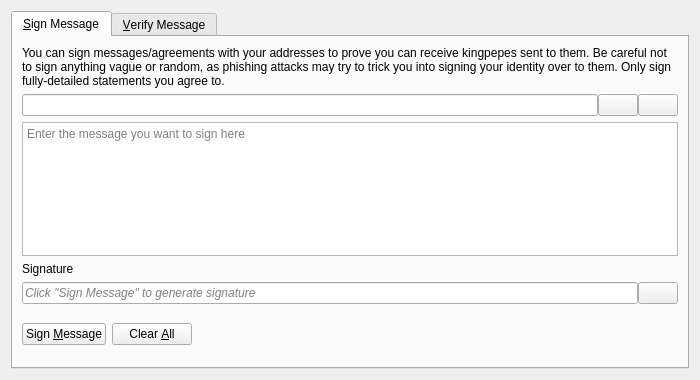
<?xml version="1.0" encoding="UTF-8"?>
<ui version="4.0">
 <class>SignVerifyMessageDialog</class>
 <widget class="QDialog" name="SignVerifyMessageDialog">
  <property name="geometry">
   <rect>
    <x>0</x>
    <y>0</y>
    <width>700</width>
    <height>380</height>
   </rect>
  </property>
  <property name="windowTitle">
   <string>Signatures - Sign / Verify a Message</string>
  </property>
  <property name="modal">
   <bool>true</bool>
  </property>
  <layout class="QVBoxLayout" name="verticalLayout">
   <item>
    <widget class="QTabWidget" name="tabWidget">
     <property name="currentIndex">
      <number>0</number>
     </property>
     <widget class="QWidget" name="tabSignMessage">
      <attribute name="title">
       <string>&amp;Sign Message</string>
      </attribute>
      <layout class="QVBoxLayout" name="verticalLayout_SM">
       <item>
        <widget class="QLabel" name="infoLabel_SM">
         <property name="text">
          <string>You can sign messages/agreements with your addresses to prove you can receive kingpepes sent to them. Be careful not to sign anything vague or random, as phishing attacks may try to trick you into signing your identity over to them. Only sign fully-detailed statements you agree to.</string>
         </property>
         <property name="textFormat">
          <enum>Qt::PlainText</enum>
         </property>
         <property name="wordWrap">
          <bool>true</bool>
         </property>
        </widget>
       </item>
       <item>
        <layout class="QHBoxLayout" name="horizontalLayout_1_SM">
         <property name="spacing">
          <number>0</number>
         </property>
         <item>
          <widget class="QValidatedLineEdit" name="addressIn_SM">
           <property name="toolTip">
            <string>The Kingpepe address to sign the message with</string>
           </property>
          </widget>
         </item>
         <item>
          <widget class="QPushButton" name="addressBookButton_SM">
           <property name="toolTip">
            <string>Choose previously used address</string>
           </property>
           <property name="text">
            <string/>
           </property>
           <property name="icon">
            <iconset resource="../kingpepe.qrc">
             <normaloff>:/icons/address-book</normaloff>:/icons/address-book</iconset>
           </property>
           <property name="shortcut">
            <string>Alt+A</string>
           </property>
           <property name="autoDefault">
            <bool>false</bool>
           </property>
          </widget>
         </item>
         <item>
          <widget class="QPushButton" name="pasteButton_SM">
           <property name="toolTip">
            <string>Paste address from clipboard</string>
           </property>
           <property name="text">
            <string/>
           </property>
           <property name="icon">
            <iconset resource="../kingpepe.qrc">
             <normaloff>:/icons/editpaste</normaloff>:/icons/editpaste</iconset>
           </property>
           <property name="shortcut">
            <string>Alt+P</string>
           </property>
           <property name="autoDefault">
            <bool>false</bool>
           </property>
          </widget>
         </item>
        </layout>
       </item>
       <item>
        <widget class="QPlainTextEdit" name="messageIn_SM">
         <property name="toolTip">
          <string>Enter the message you want to sign here</string>
         </property>
         <property name="placeholderText">
          <string>Enter the message you want to sign here</string>
         </property>
        </widget>
       </item>
       <item>
        <widget class="QLabel" name="signatureLabel_SM">
         <property name="text">
          <string>Signature</string>
         </property>
         <property name="textFormat">
          <enum>Qt::PlainText</enum>
         </property>
        </widget>
       </item>
       <item>
        <layout class="QHBoxLayout" name="horizontalLayout_2_SM">
         <property name="spacing">
          <number>0</number>
         </property>
         <item>
          <widget class="QLineEdit" name="signatureOut_SM">
           <property name="placeholderText">
            <string>Click "Sign Message" to generate signature</string>
           </property>
           <property name="font">
            <font>
             <italic>true</italic>
            </font>
           </property>
           <property name="readOnly">
            <bool>true</bool>
           </property>
          </widget>
         </item>
         <item>
          <widget class="QPushButton" name="copySignatureButton_SM">
           <property name="toolTip">
            <string>Copy the current signature to the system clipboard</string>
           </property>
           <property name="text">
            <string/>
           </property>
           <property name="icon">
            <iconset resource="../kingpepe.qrc">
             <normaloff>:/icons/editcopy</normaloff>:/icons/editcopy</iconset>
           </property>
           <property name="autoDefault">
            <bool>false</bool>
           </property>
          </widget>
         </item>
        </layout>
       </item>
       <item>
        <layout class="QHBoxLayout" name="horizontalLayout_3_SM">
         <item>
          <widget class="QPushButton" name="signMessageButton_SM">
           <property name="toolTip">
            <string>Sign the message to prove you own this Kingpepe address</string>
           </property>
           <property name="text">
            <string>Sign &amp;Message</string>
           </property>
           <property name="icon">
            <iconset resource="../kingpepe.qrc">
             <normaloff>:/icons/edit</normaloff>:/icons/edit</iconset>
           </property>
           <property name="autoDefault">
            <bool>false</bool>
           </property>
          </widget>
         </item>
         <item>
          <widget class="QPushButton" name="clearButton_SM">
           <property name="toolTip">
            <string>Reset all sign message fields</string>
           </property>
           <property name="text">
            <string>Clear &amp;All</string>
           </property>
           <property name="icon">
            <iconset resource="../kingpepe.qrc">
             <normaloff>:/icons/remove</normaloff>:/icons/remove</iconset>
           </property>
           <property name="autoDefault">
            <bool>false</bool>
           </property>
          </widget>
         </item>
         <item>
          <spacer name="horizontalSpacer_1_SM">
           <property name="orientation">
            <enum>Qt::Horizontal</enum>
           </property>
           <property name="sizeHint" stdset="0">
            <size>
             <width>40</width>
             <height>48</height>
            </size>
           </property>
          </spacer>
         </item>
         <item>
          <widget class="QLabel" name="statusLabel_SM">
           <property name="font">
            <font>
             <weight>75</weight>
             <bold>true</bold>
            </font>
           </property>
           <property name="text">
            <string/>
           </property>
           <property name="wordWrap">
            <bool>true</bool>
           </property>
          </widget>
         </item>
         <item>
          <spacer name="horizontalSpacer_2_SM">
           <property name="orientation">
            <enum>Qt::Horizontal</enum>
           </property>
           <property name="sizeHint" stdset="0">
            <size>
             <width>40</width>
             <height>48</height>
            </size>
           </property>
          </spacer>
         </item>
        </layout>
       </item>
      </layout>
     </widget>
     <widget class="QWidget" name="tabVerifyMessage">
      <attribute name="title">
       <string>&amp;Verify Message</string>
      </attribute>
      <layout class="QVBoxLayout" name="verticalLayout_VM">
       <item>
        <widget class="QLabel" name="infoLabel_VM">
         <property name="text">
          <string>Enter the receiver's address, message (ensure you copy line breaks, spaces, tabs, etc. exactly) and signature below to verify the message. Be careful not to read more into the signature than what is in the signed message itself, to avoid being tricked by a man-in-the-middle attack. Note that this only proves the signing party receives with the address, it cannot prove sendership of any transaction!</string>
         </property>
         <property name="textFormat">
          <enum>Qt::PlainText</enum>
         </property>
         <property name="alignment">
          <set>Qt::AlignLeading|Qt::AlignLeft|Qt::AlignTop</set>
         </property>
         <property name="wordWrap">
          <bool>true</bool>
         </property>
        </widget>
       </item>
       <item>
        <layout class="QHBoxLayout" name="horizontalLayout_1_VM">
         <property name="spacing">
          <number>0</number>
         </property>
         <item>
          <widget class="QValidatedLineEdit" name="addressIn_VM">
           <property name="toolTip">
            <string>The Kingpepe address the message was signed with</string>
           </property>
          </widget>
         </item>
         <item>
          <widget class="QPushButton" name="addressBookButton_VM">
           <property name="toolTip">
            <string>Choose previously used address</string>
           </property>
           <property name="text">
            <string/>
           </property>
           <property name="icon">
            <iconset resource="../kingpepe.qrc">
             <normaloff>:/icons/address-book</normaloff>:/icons/address-book</iconset>
           </property>
           <property name="shortcut">
            <string>Alt+A</string>
           </property>
           <property name="autoDefault">
            <bool>false</bool>
           </property>
          </widget>
         </item>
        </layout>
       </item>
       <item>
        <widget class="QPlainTextEdit" name="messageIn_VM">
          <property name="toolTip">
            <string>The signed message to verify</string>
          </property>
          <property name="placeholderText">
            <string>The signed message to verify</string>
          </property>
        </widget>
       </item>
       <item>
        <widget class="QValidatedLineEdit" name="signatureIn_VM">
          <property name="toolTip">
            <string>The signature given when the message was signed</string>
          </property>
          <property name="placeholderText">
            <string>The signature given when the message was signed</string>
          </property>
        </widget>
       </item>
       <item>
        <layout class="QHBoxLayout" name="horizontalLayout_2_VM">
         <item>
          <widget class="QPushButton" name="verifyMessageButton_VM">
           <property name="toolTip">
            <string>Verify the message to ensure it was signed with the specified Kingpepe address</string>
           </property>
           <property name="text">
            <string>Verify &amp;Message</string>
           </property>
           <property name="icon">
            <iconset resource="../kingpepe.qrc">
             <normaloff>:/icons/transaction_0</normaloff>:/icons/transaction_0</iconset>
           </property>
           <property name="autoDefault">
            <bool>false</bool>
           </property>
          </widget>
         </item>
         <item>
          <widget class="QPushButton" name="clearButton_VM">
           <property name="toolTip">
            <string>Reset all verify message fields</string>
           </property>
           <property name="text">
            <string>Clear &amp;All</string>
           </property>
           <property name="icon">
            <iconset resource="../kingpepe.qrc">
             <normaloff>:/icons/remove</normaloff>:/icons/remove</iconset>
           </property>
           <property name="autoDefault">
            <bool>false</bool>
           </property>
          </widget>
         </item>
         <item>
          <spacer name="horizontalSpacer_1_VM">
           <property name="orientation">
            <enum>Qt::Horizontal</enum>
           </property>
           <property name="sizeHint" stdset="0">
            <size>
             <width>40</width>
             <height>48</height>
            </size>
           </property>
          </spacer>
         </item>
         <item>
          <widget class="QLabel" name="statusLabel_VM">
           <property name="font">
            <font>
             <weight>75</weight>
             <bold>true</bold>
            </font>
           </property>
           <property name="text">
            <string/>
           </property>
           <property name="wordWrap">
            <bool>true</bool>
           </property>
          </widget>
         </item>
         <item>
          <spacer name="horizontalSpacer_2_VM">
           <property name="orientation">
            <enum>Qt::Horizontal</enum>
           </property>
           <property name="sizeHint" stdset="0">
            <size>
             <width>40</width>
             <height>48</height>
            </size>
           </property>
          </spacer>
         </item>
        </layout>
       </item>
      </layout>
     </widget>
    </widget>
   </item>
  </layout>
 </widget>
 <customwidgets>
  <customwidget>
   <class>QValidatedLineEdit</class>
   <extends>QLineEdit</extends>
   <header>qt/qvalidatedlineedit.h</header>
  </customwidget>
 </customwidgets>
 <resources>
  <include location="../kingpepe.qrc"/>
 </resources>
 <connections/>
</ui>
